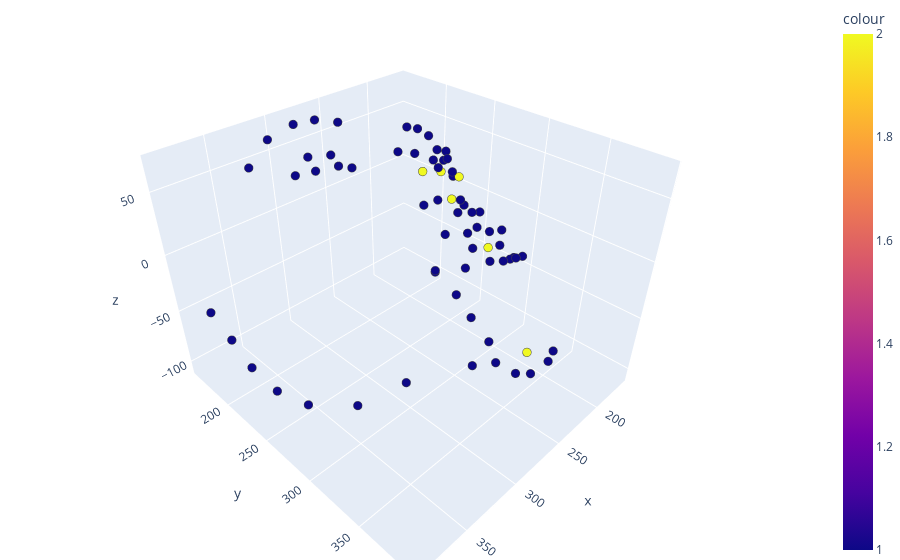

Notebook cell for this chart:
### Code cell
fig = px.scatter_3d(df, x='x', y='y', z='z', color='colour')
fig.update_traces(mode='markers', marker_line_width=2, marker_size=3)


# tight layout
fig.update_layout(margin=dict(l=0, r=0, b=0, t=0))

### Figure 1 — Plotly figure (JSON) as saved in the notebook; plotly's stock layout.template omitted (floating-point values rounded to 4 significant figures)
{"data": [{"hovertemplate": "x=%{x}<br>y=%{y}<br>z=%{z}<br>colour=%{marker.color}<extra></extra>", "legendgroup": "", "marker": {"color": [1, 1, 1, 1, 1, 1, 1, 1, 2, 1, 1, 1, 1, 1, 1, 1, 1, 1, 1, 1, 1, 1, 1, 1, 1, 1, 1, 1, 1, 1, 1, 1, 1, 2, 1, 1, 2, 1, 1, 2, 1, 1, 1, 1, 1, 1, 1, 1, 1, 1, 1, 1, 1, 1, 1, 1, 1, 1, 1, 1, 1, 1, 1, 1, 1, 1, 2, 1, 2], "coloraxis": "coloraxis", "line": {"width": 2}, "size": 3, "symbol": "circle"}, "mode": "markers", "name": "", "scene": "scene", "showlegend": false, "type": "scatter3d", "x": [179, 192, 204, 221, 229, 242, 250, 267, 297, 326, 351, 372, 385, 389, 389, 385, 381, 166, 166, 179, 192, 204, 259, 271, 284, 305, 326, 242, 246, 246, 250, 246, 250, 259, 267, 276, 183, 192, 204, 221, 208, 196, 276, 284, 301, 313, 305, 288, 242, 246, 255, 263, 271, 288, 305, 297, 284, 276, 263, 250, 246, 259, 267, 276, 305, 280, 271, 259, 202], "y": [238, 267, 297, 318, 343, 364, 381, 393, 393, 376, 347, 326, 292, 263, 234, 204, 171, 217, 208, 200, 200, 200, 183, 171, 162, 158, 162, 229, 250, 271, 284, 297, 297, 297, 292, 288, 238, 229, 229, 234, 238, 242, 217, 204, 200, 200, 213, 217, 339, 330, 318, 318, 313, 318, 326, 343, 351, 355, 355, 351, 339, 330, 326, 326, 326, 334, 339, 339, 235.5], "z": [-102.4, -105.2, -107.4, -106.5, -96.4, -74.11, -46.27, -19.04, -1.501, -4.211, -20.4, -39.65, -54.23, -59.47, -57.27, -52.75, -48.4, 4.159, 24.01, 39.27, 49.16, 54.12, 68.93, 70.72, 68.38, 61.6, 47.71, 54.79, 61.58, 71.11, 70.09, 39.02, 44.52, 48.59, 49.04, 47.17, 17.0, 31.46, 35.66, 33.47, 33.58, 27.3, 49.54, 57.78, 60.42, 50.37, 55.6, 54.95, 14.3, 33.45, 45.73, 48.63, 49.66, 42.99, 27.95, 34.13, 36.62, 34.97, 31.15, 24.5, 14.87, 37.79, 42.64, 42.17, 26.88, 36.42, 35.19, 31.5, 27.3]}], "layout": {"coloraxis": {"colorbar": {"title": {"text": "colour"}}, "colorscale": [[0, "#0d0887"], [0.1111, "#46039f"], [0.2222, "#7201a8"], [0.3333, "#9c179e"], [0.4444, "#bd3786"], [0.5556, "#d8576b"], [0.6667, "#ed7953"], [0.7778, "#fb9f3a"], [0.8889, "#fdca26"], [1, "#f0f921"]]}, "legend": {"tracegroupgap": 0}, "margin": {"b": 0, "l": 0, "r": 0, "t": 0}, "scene": {"domain": {"x": [0, 1], "y": [0, 1]}, "xaxis": {"title": {"text": "x"}}, "yaxis": {"title": {"text": "y"}}, "zaxis": {"title": {"text": "z"}}}}}
